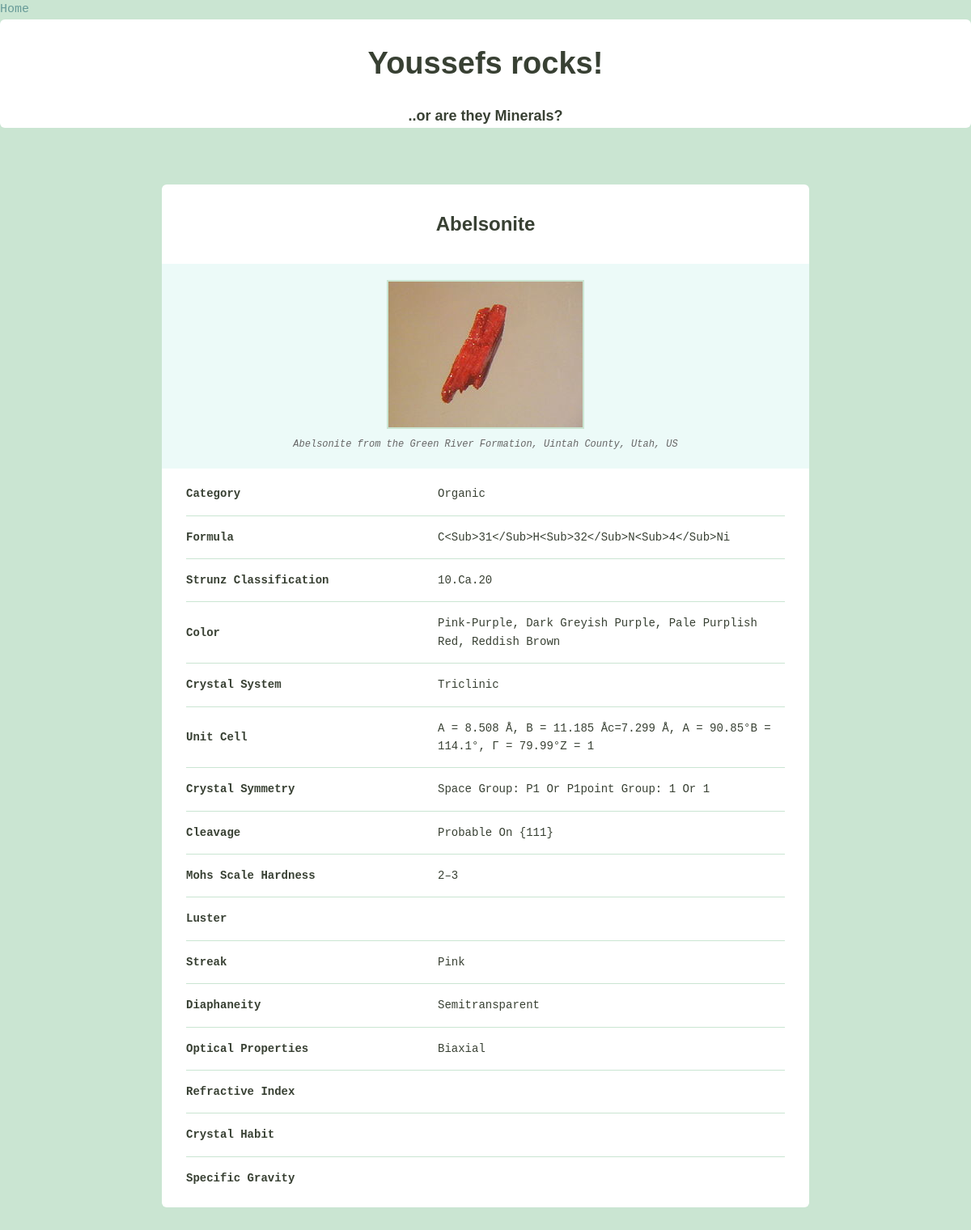
The page /rocks/home/1/ on the database its author committed.
### rocks/models.py (models this page shows)
class Mineral(models.Model):
    name = models.CharField(max_length=128, blank=True)
    image_filename = models.CharField(max_length=255, blank=True)
    image_caption = models.CharField(max_length=255, blank=True)
    category = models.CharField(max_length=128, blank=True)
    formula = models.CharField(max_length=255, blank=True)
    strunz_classification = models.CharField(max_length=255, blank=True)
    color = models.CharField(max_length=255, blank=True)
    crystal_system = models.CharField(max_length=255, blank=True)
    unit_cell = models.CharField(max_length=255, blank=True)
    crystal_symmetry = models.CharField(max_length=255, blank=True)
    cleavage = models.CharField(max_length=255, blank=True)
    mohs_scale_hardness = models.CharField(max_length=255, blank=True)
    luster = models.CharField(max_length=255, blank=True)
    streak = models.CharField(max_length=255, blank=True)
    diaphaneity = models.CharField(max_length=255, blank=True)
    optical_properties = models.CharField(max_length=255, blank=True)
    refractive_index = models.CharField(max_length=255, blank=True)
    crystal_habit = models.CharField(max_length=255, blank=True)
    specific_gravity = models.CharField(max_length=255, blank=True)

### rocks/views.py (the view)
# urls.py: path('home/<int:pk>/', views.details, name="details"),
def details(request, pk):
    mins = get_object_or_404(Mineral, pk=pk)
    minerals = {"mineral_detail": mins}
    return render(request, "rocks/details.html", context=minerals)

### rocks/templates/rocks/details.html
{% extends "layout.html" %}
{% load staticfiles %}
{% block content %}
    <div class="bounds">
        <div class="grid-100 mineral__container">
            <h1 class="mineral__name">{{ mineral_detail.name|title }}</h1>
            <div class="mineral__image-bg">
                <img class="mineral__image" src="{{ mineral_detail.image_filename }}" alt="">
                 <p class="mineral__caption">{{ mineral_detail.image_caption }}</p>
            </div>
            <div class="mineral__table-container">
                <table class="mineral__table">
                    <tr>
                        <td class="mineral__category">Category</td>
                        <td>{{ mineral_detail.category|title }}</td>
                    </tr>
                    <tr>
                        <td class="mineral__category">Formula</td>
                        <td>{{ mineral_detail.formula|title }}</td>
                    </tr>
                    <tr>
                        <td class="mineral__category">Strunz Classification</td>
                        <td>{{ mineral_detail.strunz_classification|title  }}</td>
                    </tr>
                    <tr>
                        <td class="mineral__category">Color</td>
                        <td>{{ mineral_detail.color|title  }}</td>
                    </tr>
                    <tr>
                        <td class="mineral__category">Crystal System</td>
                        <td>{{ mineral_detail.crystal_system|title  }}</td>
                    </tr>
                    <tr>
                        <td class="mineral__category">Unit Cell</td>
                        <td>{{ mineral_detail.unit_cell|title  }}</td>
                    </tr>
                    <tr>
                        <td class="mineral__category">Crystal Symmetry</td>
                        <td>{{ mineral_detail.crystal_symmetry|title  }}</td>
                    </tr>
                    <tr>
                        <td class="mineral__category">Cleavage</td>
                        <td>{{ mineral_detail.cleavage|title  }}</td>
                    </tr>
                    <tr>
                        <td class="mineral__category">Mohs Scale Hardness</td>
                        <td>{{ mineral_detail.mohs_scale_hardness|title  }}</td>
                    </tr>
                    <tr>
                        <td class="mineral__category">Luster</td>
                        <td>{{ mineral_detail.Luster|title  }}</td>
                    </tr>
                    <tr>
                        <td class="mineral__category">Streak</td>
                        <td>{{ mineral_detail.streak|title  }}</td>
                    </tr>
                    <tr>
                        <td class="mineral__category">Diaphaneity</td>
                        <td>{{ mineral_detail.diaphaneity|title  }}</td>
                    </tr>
                    <tr>
                        <td class="mineral__category">Optical Properties</td>
                        <td>{{ mineral_detail.optical_properties|title  }}</td>
                    </tr>
                    <tr>
                        <td class="mineral__category">Refractive Index</td>
                        <td>{{ mineral_detail.refractive_index|title  }}</td>
                    </tr>
                    <tr>
                        <td class="mineral__category">Crystal Habit</td>
                        <td>{{ mineral_detail.crystal_habit|title  }}</td>
                    </tr>
                    <tr>
                        <td class="mineral__category">Specific Gravity</td>
                        <td>{{ mineral_detail.specific_gravity|title  }}</td>
                    </tr>
                </table>
            </div>
        </div>
    </div>
{% endblock %}

### static/css/global.css (style rules this page uses)
html { font-family: sans-serif; -ms-text-size-adjust: 100%; -webkit-text-size-adjust: 100%; }
body { margin: 0; }
h1 { font-size: 2em; margin: 0.67em 0; }
img { border: 0; }
table { border-collapse: collapse; border-spacing: 0; }
td, th { padding: 0; }
html { font-size: 62.5%; }
body { background-color: #CAE5D2; font-size: 1.5em; line-height: 1.6; font-weight: 400; font-family: "Cousine"; color: #666; }
.bounds { max-width: 800px; margin: 0 auto; padding: 50px 0 150px; overflow: hidden; }
.grid, .grid-5, .grid-10, .grid-15, .grid-20, .grid-25, .grid-30, .grid-33, .grid-35, .grid-40, .grid-45, .grid-50, .grid-55, .grid-60, .grid-65, .grid-66, .grid-70, .grid-75, .grid-80, .grid-90, .grid-95, .grid-100 { float: left; box-sizing: border-box; position: relative; }
.grid-100 { width: 100%; padding: 0 15px; }
h1, h2, h3, h4, h5, h6 { margin-top: 0; margin-bottom: 2rem; font-weight: bold; font-family: "Work Sans", sans-serif; color: #384033; }
h1 { font-size: 3.8rem; }
@media (min-width: 550px) { h1 { font-size: 3.8rem; } }
p { margin-top: 0; font-size: 1.6rem; }
th, td { padding: 15px; text-align: left; border-bottom: 1px solid #e1e1e1; }
th:first-child, td:first-child { padding-left: 0; }
th:last-child, td:last-child { padding-right: 0; }
table, p, ul { margin-bottom: 2.5rem; }
.mineral__container { background-color: #fff; border-radius: 6px; list-style: none; padding: 0; text-align: center; }
.mineral__name { display: block; width: 100%; margin: 0; font-size: 24px; padding: 30px 0 30px 0; }
.mineral__image { display: block; margin: 0 auto; border: solid 2px #CAE5D2; }
.mineral__image-bg { background-color: #ecfaf8; padding: 20px 0; }
.mineral__caption { font-size: 12px; font-style: italic; padding: 10px 0 0 0; margin: 0; }
.mineral__table { font-size: 14px; color: #384033; }
.mineral__table td { border-color: #CAE5D2; }
.mineral__table tr:last-of-type td { border-bottom: none; padding-bottom: 0; }
.mineral__table-container { padding: 5px 30px 0; }
.mineral__category { font-weight: bold; width: 40%; }

### rows shown on the page
Mineral: name "Abelsonite", image_filename (picture), image_caption "Abelsonite from the Green River Formation, Uintah County, Utah, US", category "Organic", formula "C<Sub>31</Sub>H<Sub>32</Sub>N<Sub>4</Sub>Ni", strunz_classification "10.Ca.20", color "Pink-Purple, Dark Greyish Purple, Pale Purplish Red, Reddish Brown", crystal_system "Triclinic", unit_cell "A = 8.508 Å, B = 11.185 Åc=7.299 Å, Α = 90.85°Β = 114.1°, Γ = 79.99°Z = 1", crystal_symmetry "Space Group: P1 Or P1point Group: 1 Or 1", cleavage "Probable On {111}", mohs_scale_hardness "2–3", streak "Pink", diaphaneity "Semitransparent", optical_properties "Biaxial"
